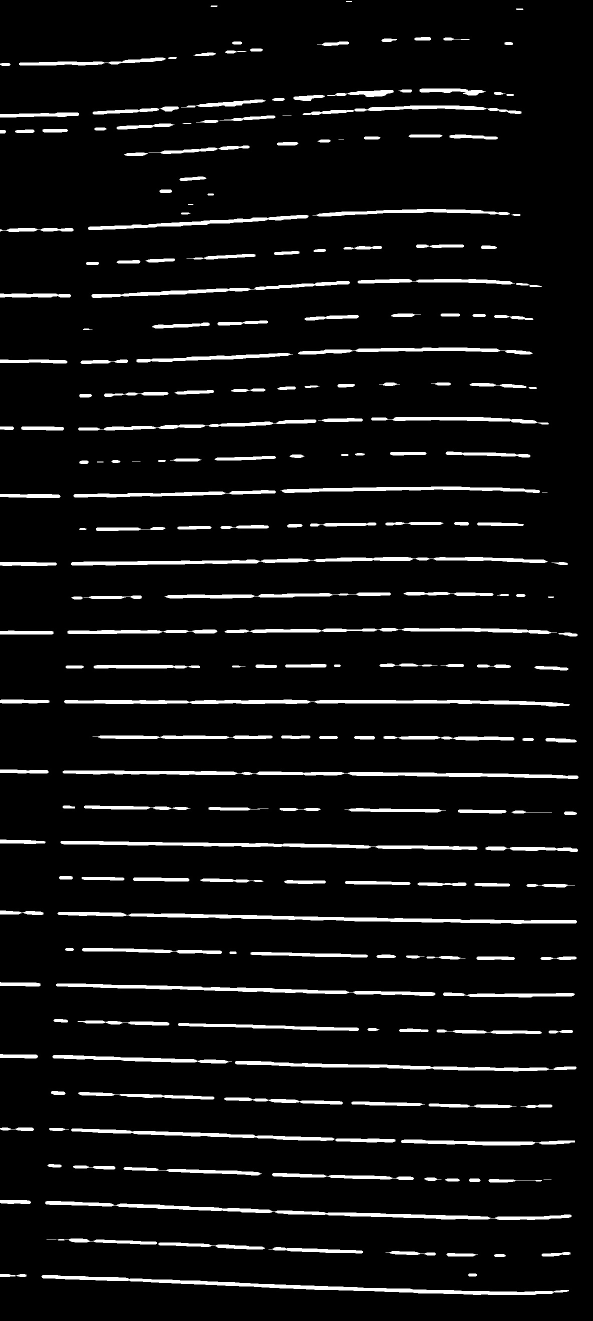
#> input picture croppedhorizontalDSCN3890.JPG, 1186 x 2642 px (shown at 1/2 size)
$ python simplesweepline.py   (older library calls are emulated)
#> lines starting #> are read from the running program, lines starting #| are printed output that depends on the picture; after the words box and inside, x2 and y2 are one past the last pixel; in counts of white or black regions, pixels touching at a corner belong together
# -*- coding: utf-8 -*-
"""
Created on Sun Oct  1 16:58:19 2017

@author: cmd
"""

import numpy as np
import cv2
from imutils import contours as contours_

img2 = cv2.imread('croppedhorizontalDSCN3890.JPG',0)
#> img2 is the input picture: shape (2642, 1186); min 0, max 255, mean 16.2
img2[:,60:65]=0
#> img2: shape (2642, 1186); 0.02% of pixels changed, all inside (x1, y1, x2, y2) = (60, 122, 65, 2408)
img2[:,160:165]=0
#> img2: shape (2642, 1186); min 0, max 255, mean 16
img2[:,260:265]=0
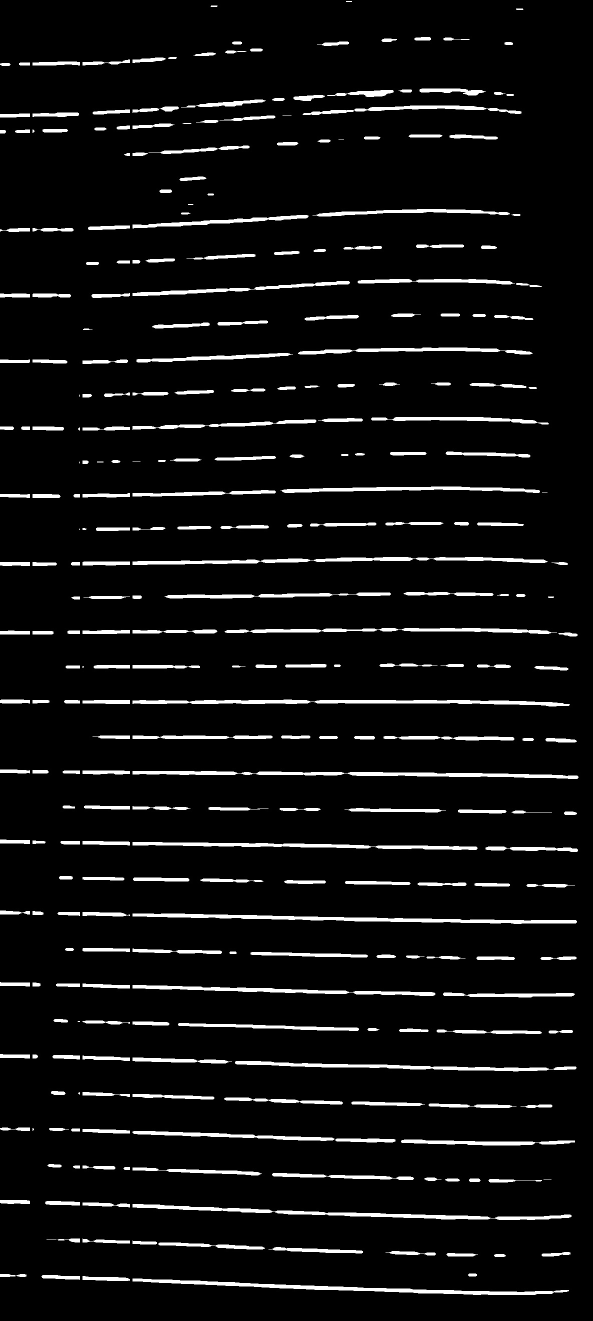
#> img2: shape (2642, 1186) (shown at 1/2 size); min 0, max 255, mean 16
img2[:,360:365]=0
#> img2: shape (2642, 1186); 0.05% of pixels changed, all inside (x1, y1, x2, y2) = (360, 208, 365, 2568)
img2[:,460:465]=0
#> img2: shape (2642, 1186); min 0, max 255, mean 15.8
img2[:,560:565]=0
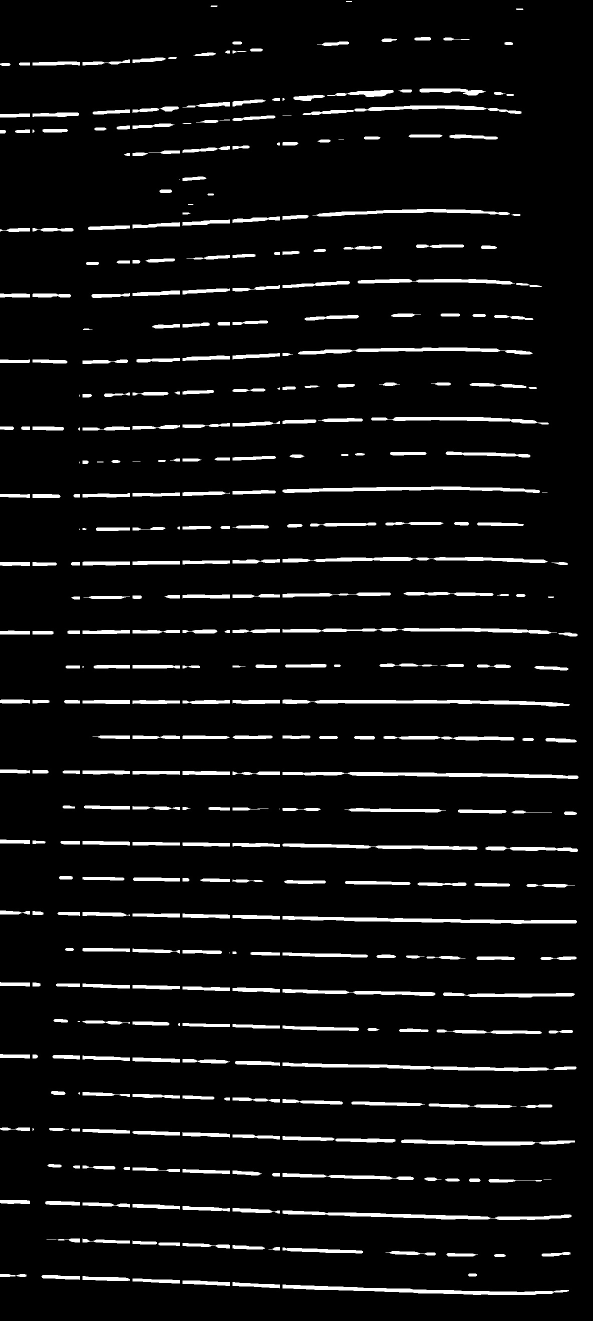
#> img2: shape (2642, 1186) (shown at 1/2 size); min 0, max 255, mean 15.7
img2[:,660:665]=0
#> img2: shape (2642, 1186); 0.04% of pixels changed, all inside (x1, y1, x2, y2) = (660, 82, 665, 2580)
img2[:,760:765]=0
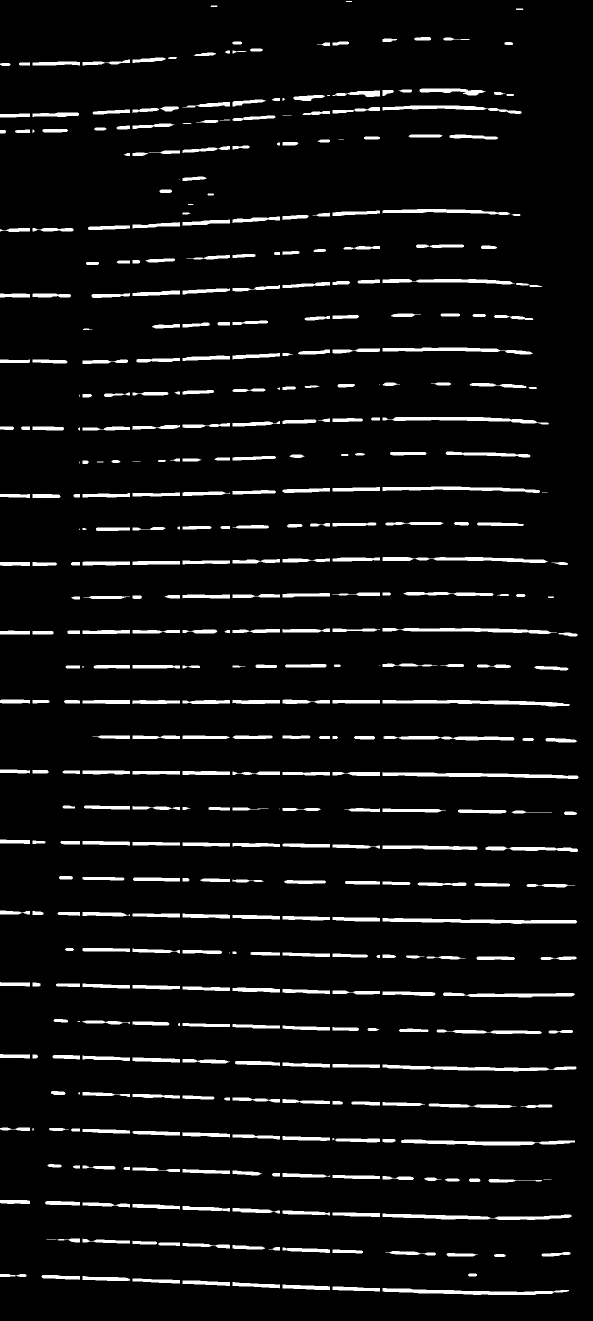
#> img2: shape (2642, 1186) (shown at 1/2 size); min 0, max 255, mean 15.6
img2[:,860:865]=0
#> img2: shape (2642, 1186); 0.04% of pixels changed, all inside (x1, y1, x2, y2) = (860, 72, 865, 2590)
img2[:,960:965]=0
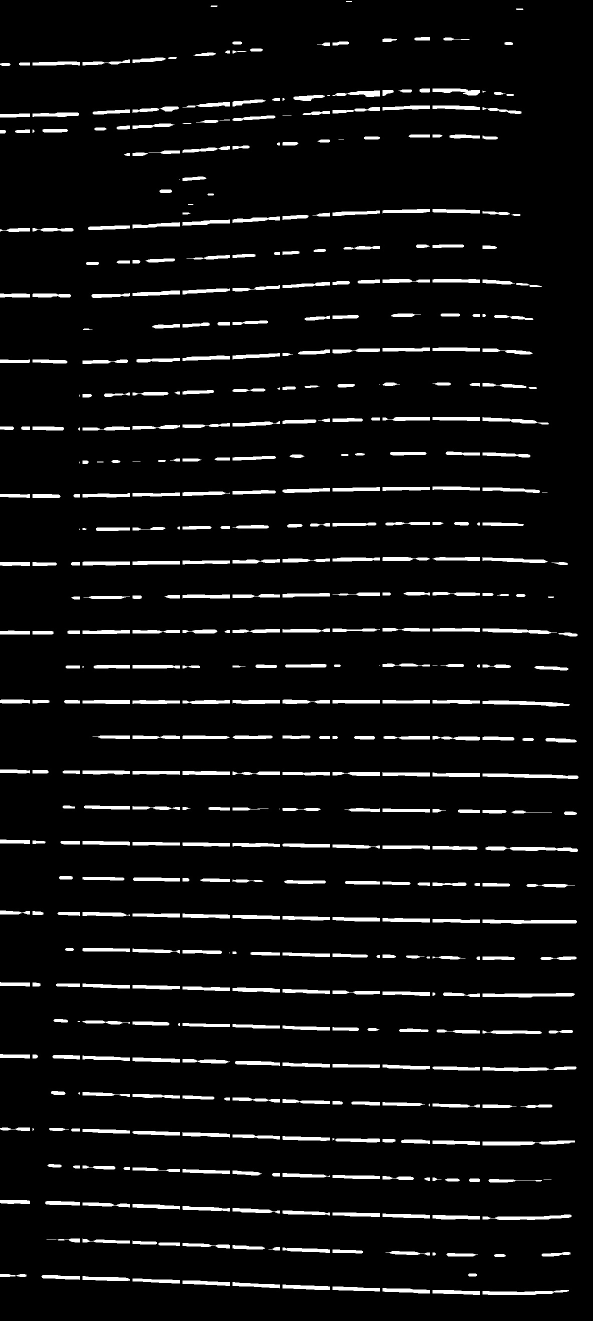
#> img2: shape (2642, 1186) (shown at 1/2 size); min 0, max 255, mean 15.4
img2[:,1060:1065]=0
#> img2: shape (2642, 1186); 0.03% of pixels changed, all inside (x1, y1, x2, y2) = (1060, 568, 1065, 2592)

y_len,x_len = img2.shape
#> y_len = 2642; x_len = 1186
bigC = []
bigRC =[]
__, ctsk, hierarchy = cv2.findContours(img2.copy(), cv2.RETR_EXTERNAL, cv2.CHAIN_APPROX_SIMPLE)
#> ctsk = 2026 contours, 1543 with area under 20; largest, box (x1, y1, x2, y2) and area: (265, 848, 360, 864) 1012, (365, 2264, 460, 2280) 984, (965, 2056, 1060, 2072) 976, (865, 552, 960, 568) 964, (465, 704, 560, 720) 942
for c in ctsk:
        x,y,w,h = cv2.boundingRect(c)
        #if h>15:
        if w>15:
            bigC.append(c)
#> this loop made 2026 passes
#> (x, y, w, h) on passes 2 to 4: (1120, 2590, 1, 1), (965, 2590, 1, 1), (832, 2590, 1, 1)
#> after the loop, bigC = 486 contours, 32 with area under 20; largest, box (x1, y1, x2, y2) and area: (265, 848, 360, 864) 1012, (365, 2264, 460, 2280) 984, (965, 2056, 1060, 2072) 976, (865, 552, 960, 568) 964, (465, 704, 560, 720) 942

(cX,_) = contours_.sort_contours(bigC, method="left-to-right")
#> cX has the same summary as bigC


while len(cX)>2:
    (cX,_) = contours_.sort_contours(cX, method="left-to-right")
    ctsk_sort = cX
    idx = 0
    bigC = []
    idz = []
    print(idx)
    for c in ctsk_sort:
        x,y,w,h = cv2.boundingRect(c)
        M       = cv2.moments(c)
        if idx==0:
            #bigC.append((x,y))
            #bigC.append((x+w,y+h))
            try:
             bigC.append((int(M["m10"]/M["m00"]),int(M["m01"]/M["m00"])))
            except:
             bigC.append((int(x+0.5*w),int(y+0.5*h)))
            idz.append(idx)
            y_up = max(y+20,0)
            y_dw = max(y-20,0)

        else:
            if y<y_up and y>y_dw:
                #cv2.line(img2, (x_p,y_p), (x,y), (255,255,255),5)
                #bigC.append((x,y))
                #bigC.append((x+w,y+h))
                try:
                  bigC.append((int(M["m10"]/M["m00"]),int(M["m01"]/M["m00"])))
                except:
                  bigC.append((int(x+0.5*w),int(y+0.5*h)))
                idz.append(idx)
                y_up = min(y+20,y_len)
                y_dw = max(y-20,0)
        idx += 1
#> (the run stopped early here; a loop or call above may not have finished)
